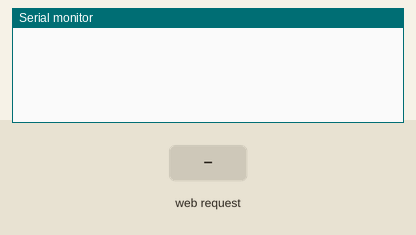
A sketch run on a simulated ESP8266 (NodeMCU). On the bench: the last lines printed to the serial monitor. Inputs (shaded band) come from the test bench. WiFi joins after 1.5 s; servers stay silent unless stated.

Above: at 2.7 s.
2.8 s: HTTP request GET /ctrl received
At 5.4 s:
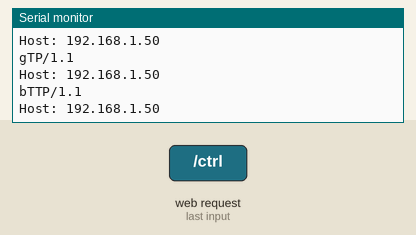
5.8 s: HTTP request GET /redValue received
At 8.1 s:
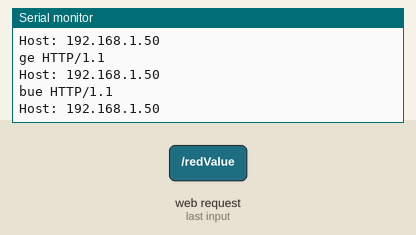
8.8 s: HTTP request GET /greenValue received
At 10.9 s:
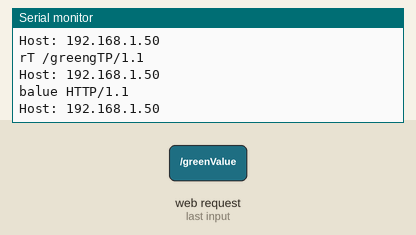
11.8 s: HTTP request GET /blueValue received
At 14.4 s:
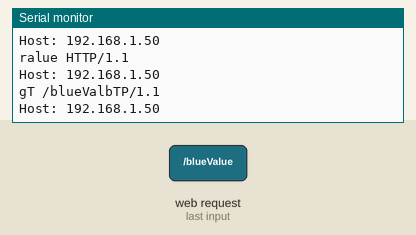

The sketch:

LED_module_nodemcu.ino
```cpp
#include <ESP8266WiFi.h>

const char *ssid = "smartmirror";
const char *password = "smartmirror";

WiFiServer server(80);

String inputString = "";
bool stringComplete = false;

void setup() {
  WiFi.mode(WIFI_STA);
  WiFi.begin(ssid);

  while (WiFi.status() != WL_CONNECTED) {
    delay(500);
  }

  inputString.reserve(200);

  Serial.begin(9600);
  server.begin();
}

void loop() {

  WiFiClient client1 = server.available();

  if (client1) {
    String currentLine = "";  //읽어온 데이터 초기화
    String serialLine = "";   //파싱된 데이터 초기화

    while (client1.connected()) {
      if (client1.available()) {

        char c = client1.read();
        currentLine += c;

        if (c == '}') {
            client1.println("HTTP/1.1 200 OK");
            break;
        } //end if #34
      } //end if #29
    } //end while #28

    client1.stop();

    String Ctrl = currentLine.substring(currentLine.indexOf("ctrl")+7, currentLine.indexOf("redValue")-3);
    String Redvalue = currentLine.substring(currentLine.indexOf("redValue")+11, currentLine.indexOf("greenValue")-3);
    String Greenvalue = currentLine.substring(currentLine.indexOf("greenValue")+13, currentLine.indexOf("blueValue")-3);
    String Bluevalue = currentLine.substring(currentLine.indexOf("blueValue")+12, currentLine.indexOf("}")-1);

    serialLine = "c" + Ctrl + "r" + Redvalue + "g" + Greenvalue + "b" + Bluevalue;
    Serial.println(serialLine);
  } //end if
} //end loop
```

Measured:
- after the input at 2.8 s, the serial monitor: prints a new line after 1.5 s (image 1)
- after the input at 5.8 s, the serial monitor: prints a new line after 1.5 s (image 2)
- after the input at 8.8 s, the serial monitor: prints a new line after 1.5 s (image 3)
- after the input at 11.8 s, the serial monitor: prints a new line after 1.5 s (image 4)
